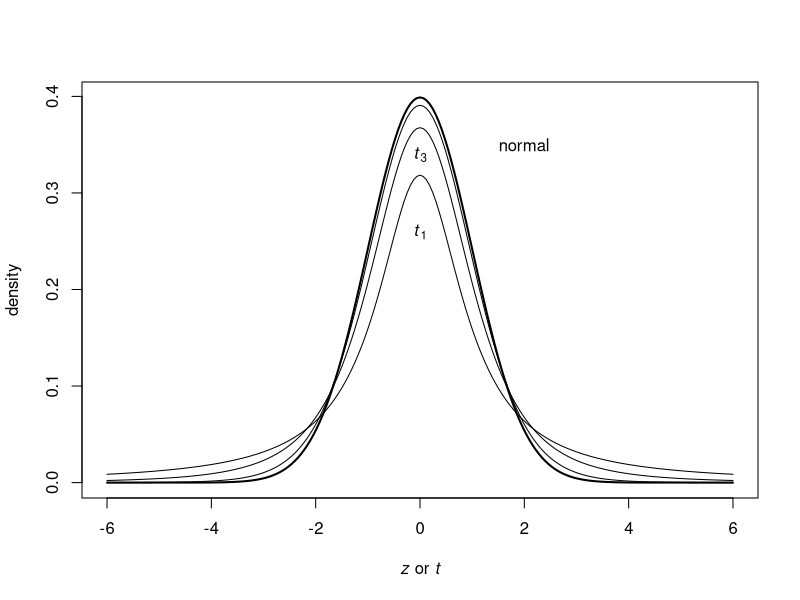

This figure's R source:
x <- seq(-6, 6, length = 201)
plot(x, dnorm(x), xlab = expression(paste(italic(z), ' or ', 
   italic(t))), ylab = 'density', type = 'l', lwd = 2)
df <- c(1, 3, 12) ; for (i in df) lines(x, dt(x, i))
labels <- c('normal', expression(italic(t[1])), 
   expression(italic(t[3])))
atx <- c(2, 0, 0) ; aty <- c(0.35, 0.26, 0.34) 
text(atx, aty, labels = labels)
